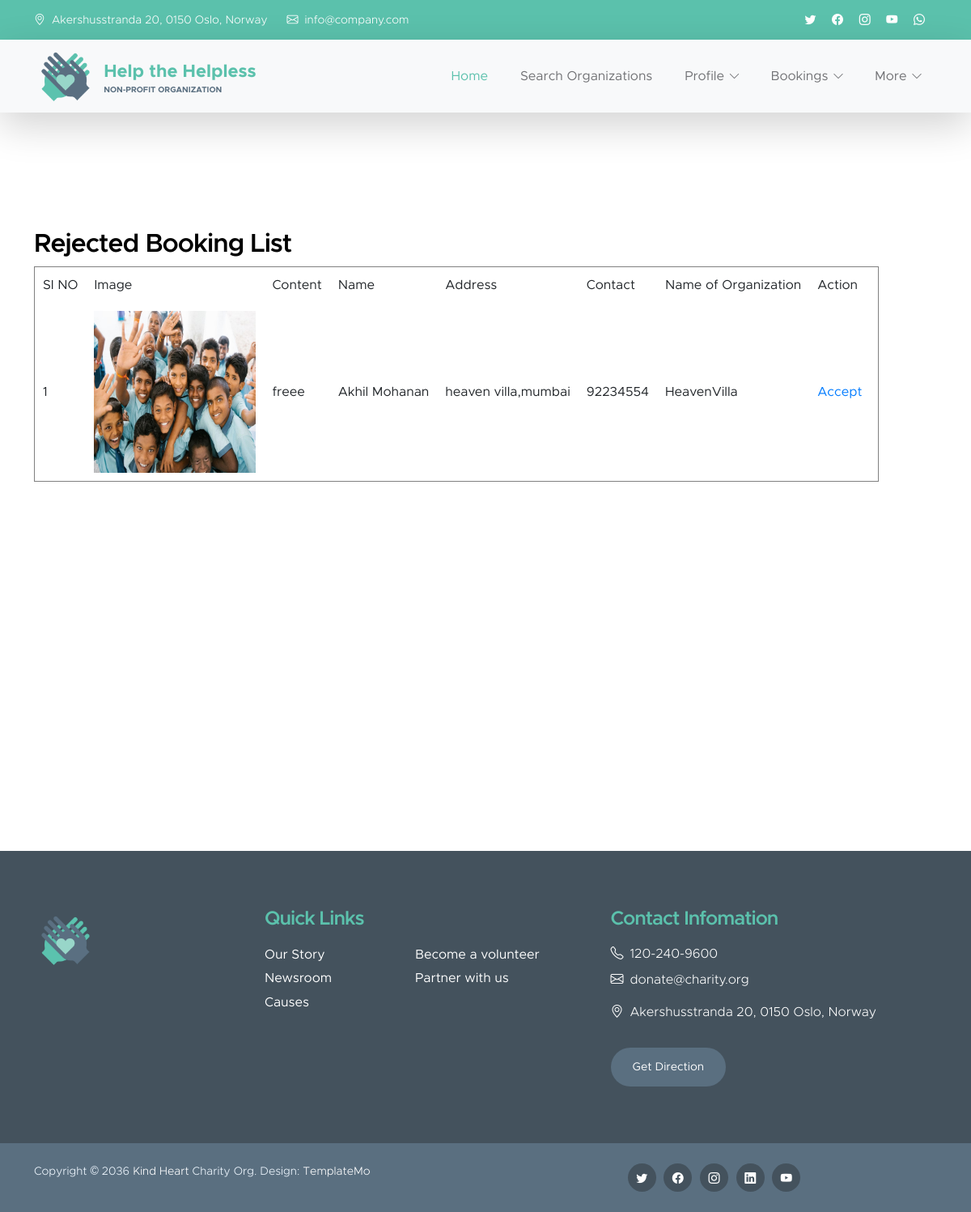
The page /Helpers/rejectedbooking/ (signed in) on the database as committed earlier.
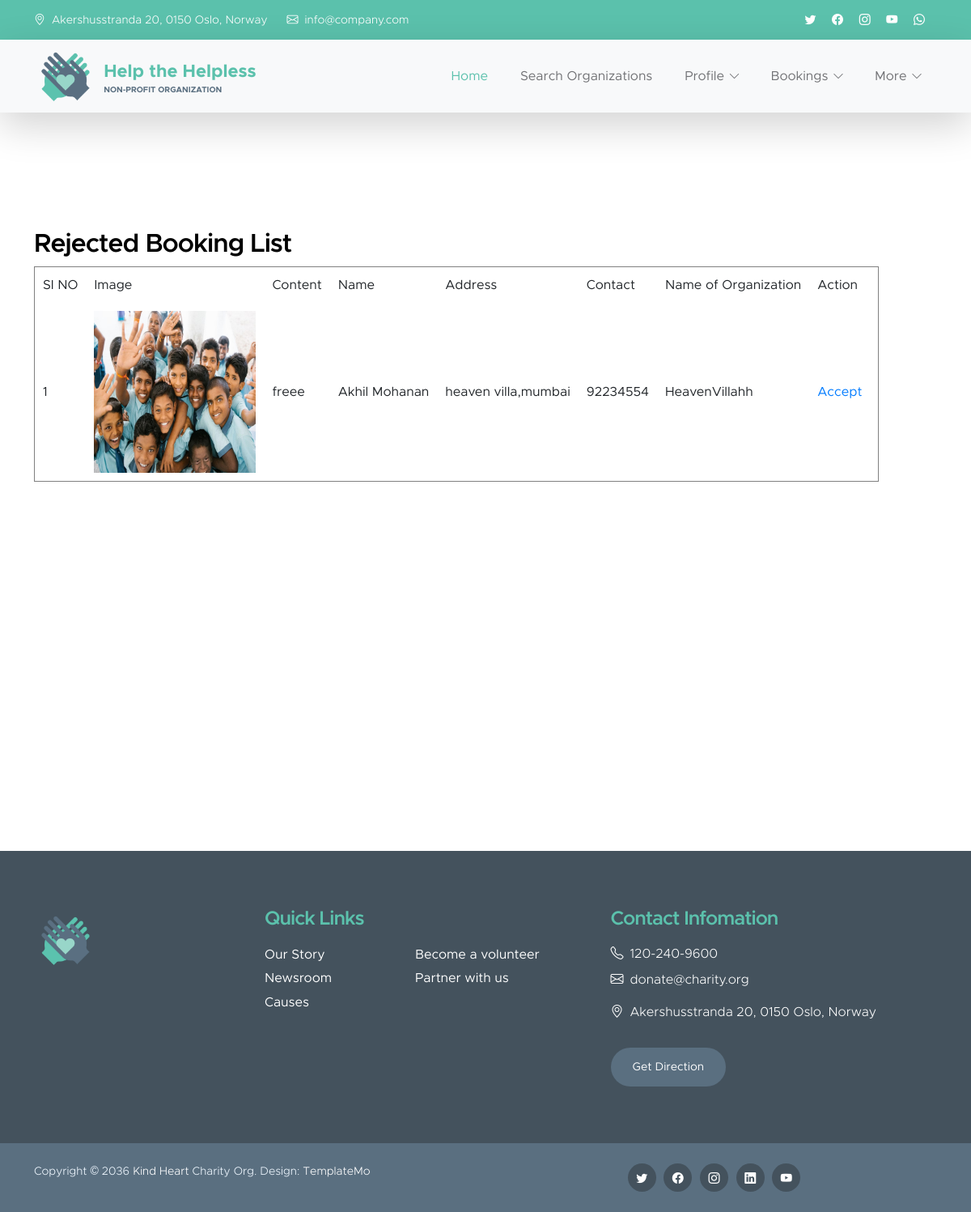
The same page on the database as committed later.
### Organization/models.py (models this page shows)
class tbl_book(models.Model):
    book_name=models.CharField(max_length=50)
    book_address=models.CharField(max_length=50)
    book_contact=models.CharField(max_length=50)
    post_id=models.ForeignKey(tbl_post,on_delete=models.CASCADE)
    organization_id=models.ForeignKey(tbl_organization,on_delete=models.CASCADE)
    status=models.IntegerField(default=0)

### Guest/models.py (models this page shows)
class tbl_organization(models.Model):
    org_name=models.CharField(max_length=50)
    org_email=models.CharField(max_length=50)
    org_contact=models.CharField(max_length=50)
    org_address=models.CharField(max_length=50)
    org_logo=models.FileField(upload_to="Orgdoc/")
    org_proof=models.FileField(upload_to="Orgdoc/")
    org_place=models.ForeignKey(tbl_place,on_delete=models.CASCADE)
    org_type=models.ForeignKey(tbl_type,on_delete=models.CASCADE)
    org_password=models.CharField(max_length=50)
    status=models.CharField(max_length=50,default=0,null=True)

### Helpers/models.py (models this page shows)
class tbl_post(models.Model):
    post_image=models.FileField(upload_to="Post/")
    post_content=models.CharField(max_length=50)
    post_request=models.ForeignKey(tbl_request,on_delete=models.CASCADE)
    helpers=models.ForeignKey(tbl_helper,on_delete=models.CASCADE)

### Helpers/views.py (the view)
# urls.py: path('rejectedbooking/',views.rejectedbooking,name="rejectedbooking"),
def rejectedbooking(request):
    helpdata=tbl_helper.objects.get(id=request.session["hid"])
    odata=tbl_book.objects.filter(post_id__helpers=helpdata,status=2)
    return render(request,"Helpers/RejectedBookings.html",{'odata':odata})

### Helpers/Templates/Helpers/RejectedBookings.html (shortened to what this page needs)
{% extends 'Helpers/header.html' %}
{% load static %}
{% block content %}
<!DOCTYPE html>
<html lang="en">
<head>
</head>
<body>
    <div class="container">
        <h3>Rejected Booking List</h3>
        <form action="" method="post" enctype="multipart/form-data">
            <table border="1" cellpadding="10">
                <tr>
                    <td>SI NO</td>
                    <td>Image</td>
                    <td>Content</td>
                    <td>Name</td>
                    <td>Address</td>
                    <td>Contact</td>
                    <td>Name of Organization</td>
                    <td>Action</td>
                </tr>
                {% for i in odata %}
                <tr>
                    <td>{{ forloop.counter }}</td>
                    <td><img src="{{ i.post_id.post_image.url }}" alt="Image" width="200" height="200"></td>
                    <td>{{ i.post_id.post_content }}</td>
                    <td>{{ i.book_name }}</td>
                    <td>{{ i.book_address }}</td>
                    <td>{{ i.book_contact }}</td>
                    <td>{{ i.organization_id.org_name }}</td>
                    <td class="action-links">
                        <a href="{% url 'Helpers:acceptbooking' i.id %}" style="color: #007bff; text-decoration: none; margin-right: 10px;">Accept</a>
                    </td>
                </tr>
                {% endfor %}
            </table>
        </form>
    </div>
</body>
</html>
{% endblock content %}

Rows that differ between the two databases and show on the page:
changed through a linked row, tbl_book "Akhil Mohanan": organization_id.org_name "HeavenVilla" → "HeavenVillahh"
